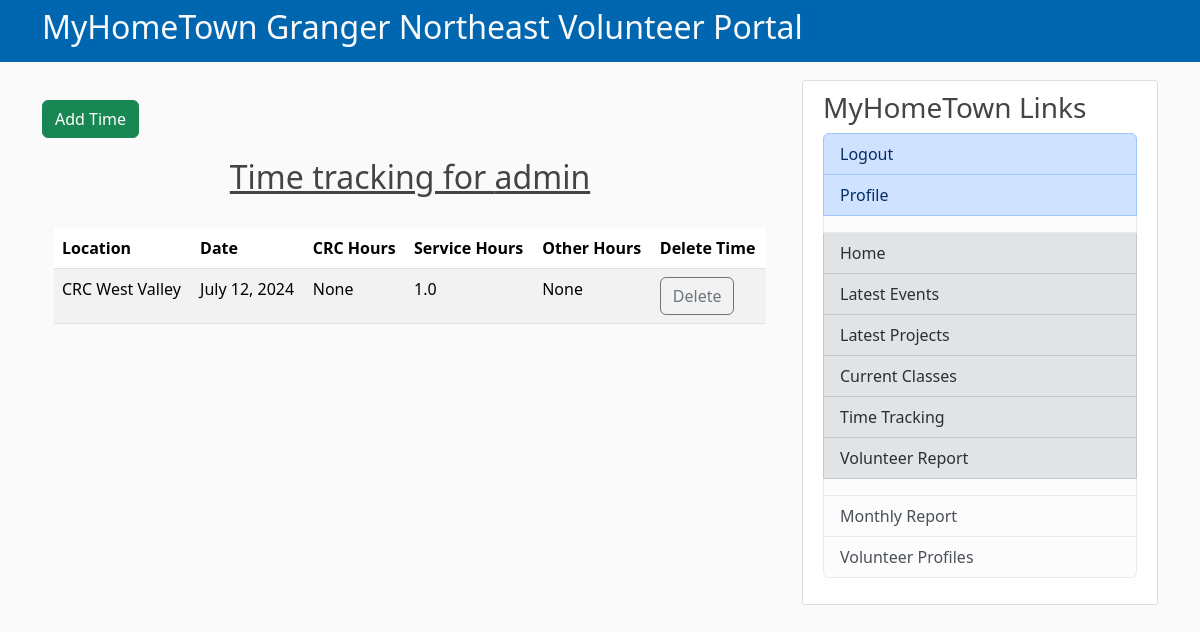
The app's page /private/time/ (signed in), older data.
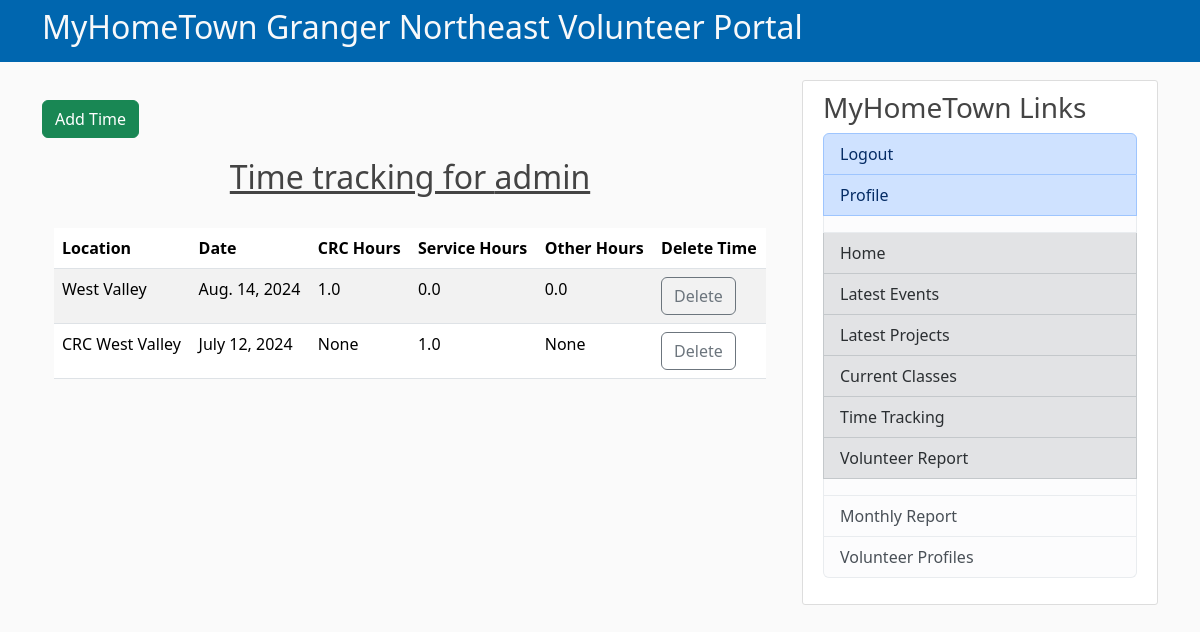
The same page, newer data.
### common/models.py (models this page shows, shortened)
class TimeTrack(models.Model):
    location = models.CharField(max_length=255)
    date = models.DateField(default=timezone.now)
    date_posted = models.DateTimeField(default=timezone.now)
    crc = models.FloatField(null=True, blank=True)
    service = models.FloatField(null=True, blank=True)
    other = models.FloatField(null=True, blank=True)
    author = models.ForeignKey(User, on_delete=models.CASCADE)

### private/views.py (the view)
# urls.py: path('time/', TimeListView.as_view(), name="time-list"),
class TimeListView(LoginRequiredMixin, ListView):
    model = TimeTrack
    template_name = 'time/time_list.html'
    context_object_name = 'times'
    ordering = ['-date', '-date_posted']

### private/templates/time/time_list.html (shortened to what this page needs)
{% extends "private/base.html" %}
{% block content %}
<p>
  <li class="btn btn-success btn=sm mt-1 mb-1"><a class="nav-item nav-link" href="{% url 'time-create' %}">Add Time</a></li>
</p>
<div class="container">
  <h2 class="text-center"><u>Time tracking for {{ user.get_username }}</u></h2><br>
  <table class="table table-striped">
    <thead>
      <tr>
        <th>Location</th>
        <th>Date</th>
        <th>CRC Hours</th>
        <th>Service Hours</th>
        <th>Other Hours</th>
        <th>Delete Time</th>
      </tr>
    </thead>
    <tbody>
    {% if times %}
      {% for time in times %}
        <tr>
          <td>{{ time.location }}</td>
          <td>{{ time.date }}</td>
          <td>{{ time.crc }}</td>
          <td>{{ time.service }}</td>
          <td>{{ time.other }}</td>
          <td><a class="btn btn-outline-secondary" href="{% url 'time-delete' time.id %}">Delete</a></td>
        </tr>
      {% endfor %}
    {% else %}
      <td colspan="6">No time recorded</td>
    {% endif %}
    </tbody>
  </table>
</div>
{% endblock %}

Row changes from the older to the newer data that the page shows:
added TimeTrack: location "West Valley", date "Aug. 14, 2024", crc "1.0", service "0.0", other "0.0"
